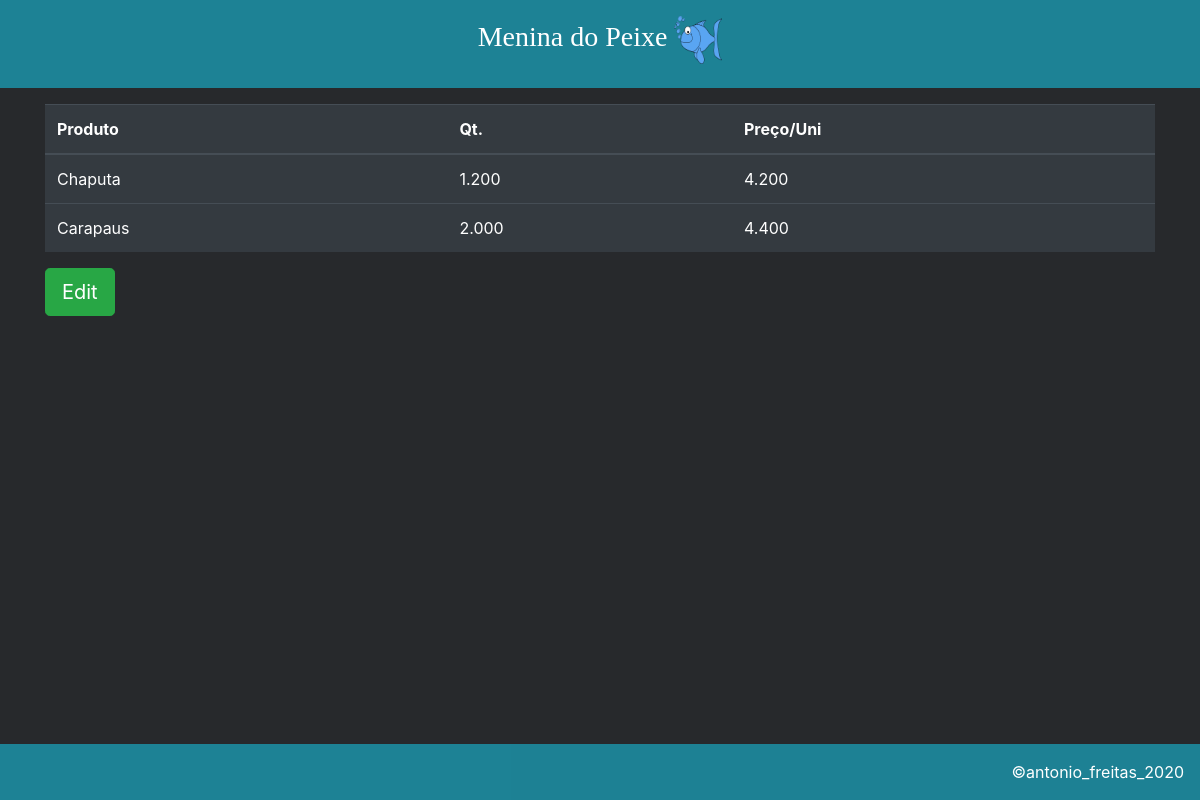
/dblists/sales/50/ (signed in), run on the app's committed database.
### mdpapp/models.py (models this page shows, shortened)
class Movement(models.Model):
    id=models.AutoField(primary_key=True)
    sale=models.ForeignKey(Sale, on_delete=models.CASCADE, verbose_name="Venda")
    movement_product=models.ForeignKey(Product, on_delete=models.PROTECT, verbose_name="Produto")
    movement_quantity=models.DecimalField("Quantidade", max_digits=7,decimal_places=3)
    movement_purchase_price=models.DecimalField("Preço de Custo", max_digits=7,decimal_places=3, null=True, help_text="'0' para ignorar.")
    movement_selling_price=models.DecimalField("Preço de Venda", max_digits=7,decimal_places=3)

class Product(models.Model):
    product_name=models.CharField("Nome", max_length=200, unique=True)
    product_family=models.ForeignKey(Family, on_delete=models.PROTECT, verbose_name="Família")
    product_note=models.CharField("Observações", max_length=200)
    product_date_added=models.DateTimeField("Data Adicionado", auto_now_add=True)
    def __str__(self):
        return self.product_name
    class Meta:
        ordering = ['product_name']

### mdpapp/views.py (the view)
# urls.py: path('dblists/sales/<int:sale_id>/', views.sale, name='sale'),
@login_required
def sale(request, sale_id):
    sale = Sale.objects.get(id=sale_id)
    """
    #Make sure the sale belongs to the current user.
    if sale.owner != request.user:
        raise Http404
    """
    movements = sale.movement_set.order_by('id')
    context = {'sale': sale, 'movements': movements}
    return render(request, 'mdpapp/sale.html', context)

### mdpapp/templates/mdpapp/sale.html
{% extends "mdpapp/base.html" %}
{% block content %}
    <div class="container">
        <table class="table table-dark">
            <thead>
                <tr>
                    <th>Produto</th>
                    <th>Qt.</th>
                    <th>Preço/Uni</th>
                </tr>
            </thead>
            <tbody>
                {% for movement in movements %}
                <tr>
                    <td>{{ movement.movement_product }}</td>
                    <td>{{ movement.movement_quantity }}</td>
                    <td>{{ movement.movement_selling_price }}</td>
                </tr>
                {% empty %}
                <tr>
                    <td>No clients have been added yet.</td>
                </tr>
                {% endfor %}
            </tbody>
        </table>
        <a href="{% url 'edit_sale' sale.id %}">
            <button type="button" class="btn btn-success btn-lg">
                Edit
            </button>
        </a>
    </div>
{% endblock content %}

### mdpapp/static/mdpapp/main.css (style rules this page uses)
body { background-color:#27292c; }

### data on the page
Movement: movement_product "Chaputa", movement_quantity "1.200", movement_selling_price "4.200"
Movement: movement_product "Carapaus", movement_quantity "2.000", movement_selling_price "4.400"
